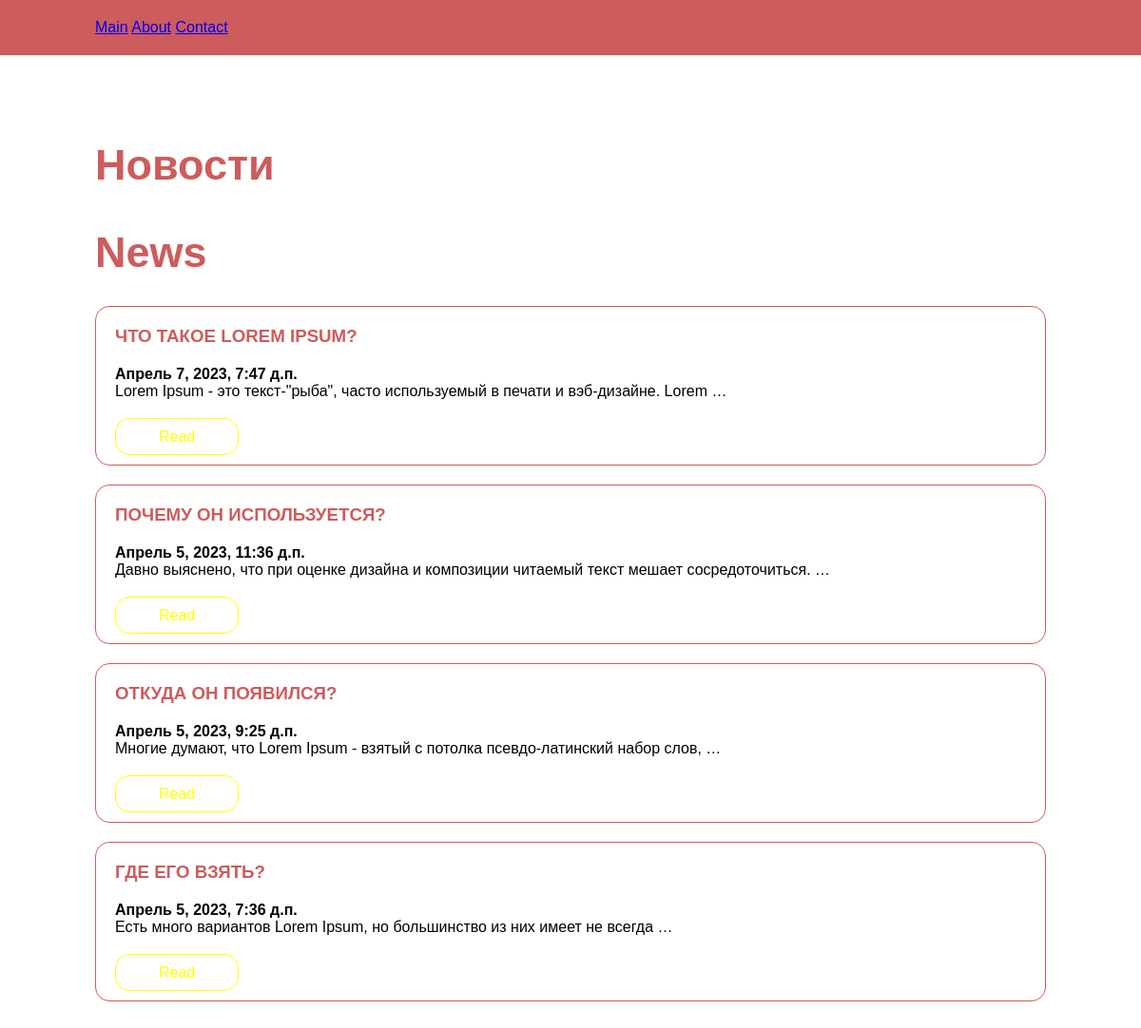
Before: / with the older database file.
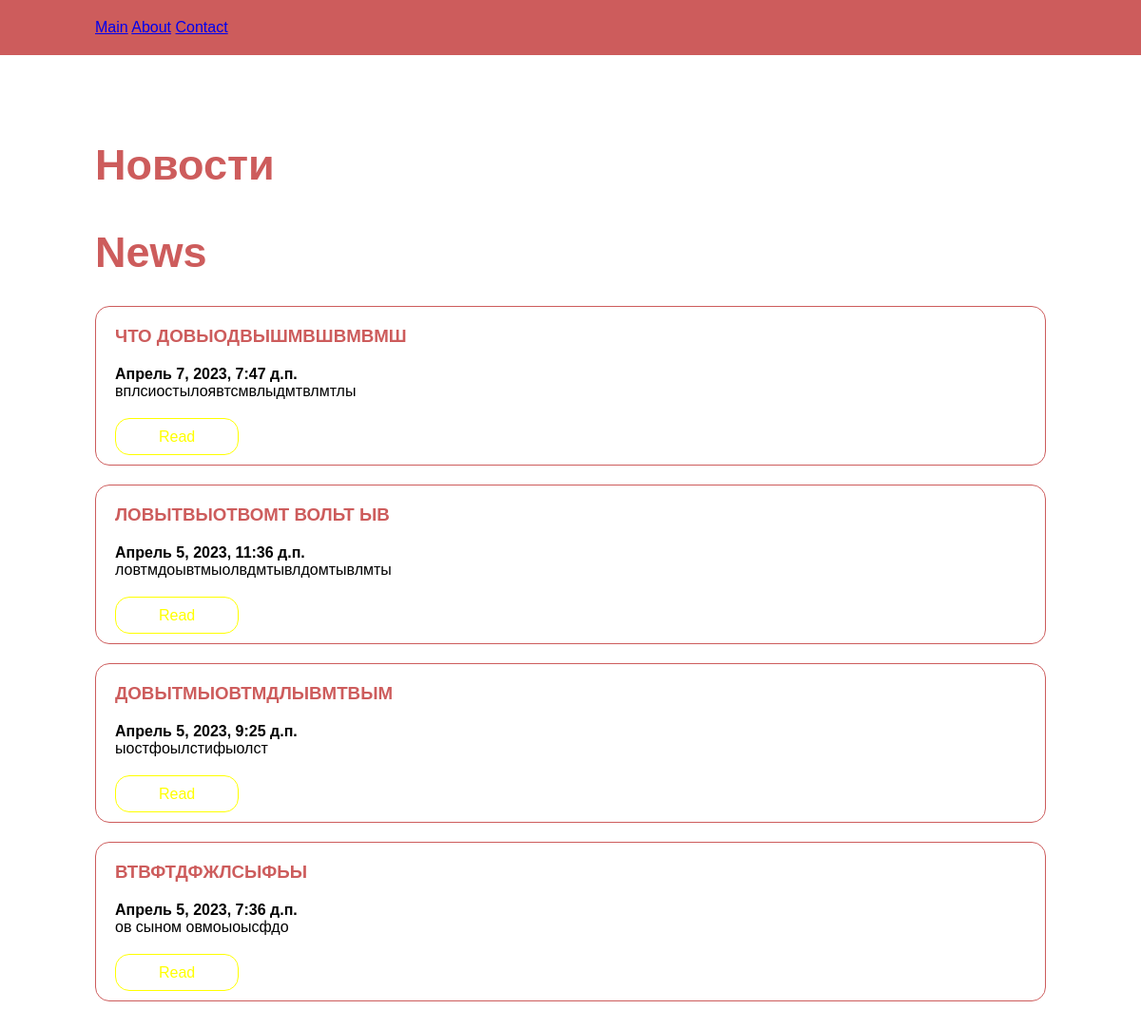
After: the same page with the newer database file.
### crudApp/models.py (models this page shows, shortened)
class Post(models.Model):
    title = models.CharField("Загаловок", max_length=255, null=True, blank=True)
    content = models.TextField("Контент", null=True, blank=True)
    postDate = models.DateTimeField("Дата и время публикации", default=datetime.now)
    class Meta:
        verbose_name = "Пост"
        verbose_name_plural = "Посты"

### crudApp/views.py (the view)
# urls.py: path('', views.homePage, name='homePage'),
def homePage(request):
    posts = Post.objects.all().order_by('-postDate')
    return render(request, "index.html", {
        'posts': posts
    })

### crudApp/templates/index.html (shortened to what this page needs)
{% extends 'base.html' %}
{% block content %}
    <main class="main">
        <div id="main-content" class="container mb-10">
            <h1 class="title">Новости </h1>
        </div>
        <div class="container">
            <h2 class="title">News</h2>
            {% for post in posts %}
            <div class="card">
                <div class="card-body">
                    <h3>{{ post.title }}</h3>
                    <h4>{{ post.postDate }}</h4>
                    <p>{{ post.content | truncatewords:12}}</p>
                    <a href="{% url 'postDetail' pk=post.pk %}" class="primary-button">Read</a>
                </div>
            </div>
            {% endfor %}
        </div>
    </main>
{% endblock %}

Changed rows visible on the page:
changed Post: title "ЧТО ТАКОЕ LOREM IPSUM?" → "ЧТО ДОВЫОДВЫШМВШВМВМШ"; content "Lorem Ipsum - это текст-\"рыба\", часто используемый в печати и вэб-дизайне. Lorem …" → "вплсиостылоявтсмвлыдмтвлмтлы"
changed Post: title "ПОЧЕМУ ОН ИСПОЛЬЗУЕТСЯ?" → "ЛОВЫТВЫОТВОМТ ВОЛЬТ ЫВ"; content "Давно выяснено, что при оценке дизайна и композиции читаемый текст мешает сосредоточиться. …" → "ловтмдоывтмыолвдмтывлдомтывлмты"
changed Post: title "ОТКУДА ОН ПОЯВИЛСЯ?" → "ДОВЫТМЫОВТМДЛЫВМТВЫМ"; content "Многие думают, что Lorem Ipsum - взятый с потолка псевдо-латинский набор слов, …" → "ыостфоылстифыолст"
changed Post: title "ГДЕ ЕГО ВЗЯТЬ?" → "ВТВФТДФЖЛСЫФЬЫ"; content "Есть много вариантов Lorem Ipsum, но большинство из них имеет не всегда …" → "ов сыном овмоыоысфдо"
